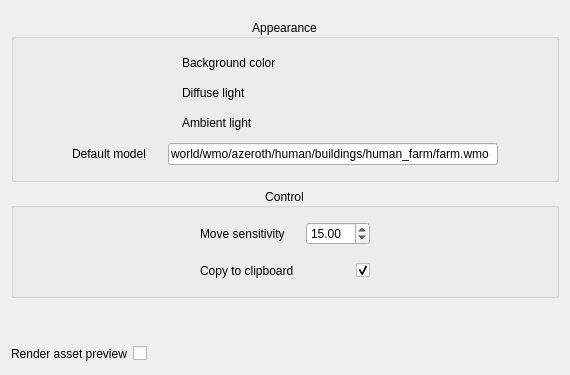
        <widget class="QWidget" name="tab_asset_browser">
         <attribute name="title">
          <string>Asset Browser</string>
         </attribute>
         <layout class="QVBoxLayout" name="verticalLayout_3">
          <item>
           <widget class="QWidget" name="widget_2" native="true">
            <layout class="QVBoxLayout" name="verticalLayout_4">
             <property name="leftMargin">
              <number>0</number>
             </property>
             <property name="topMargin">
              <number>8</number>
             </property>
             <property name="rightMargin">
              <number>0</number>
             </property>
             <property name="bottomMargin">
              <number>0</number>
             </property>
             <item>
              <widget class="QGroupBox" name="groupBox">
               <property name="title">
                <string>Appearance</string>
               </property>
               <property name="alignment">
                <set>Qt::AlignCenter</set>
               </property>
               <layout class="QVBoxLayout" name="verticalLayout_5">
                <property name="spacing">
                 <number>0</number>
                </property>
                <item>
                 <widget class="QWidget" name="widget_3" native="true">
                  <layout class="QHBoxLayout" name="horizontalLayout">
                   <property name="spacing">
                    <number>6</number>
                   </property>
                   <property name="leftMargin">
                    <number>9</number>
                   </property>
                   <property name="topMargin">
                    <number>5</number>
                   </property>
                   <property name="bottomMargin">
                    <number>5</number>
                   </property>
                   <item>
                    <spacer name="horizontalSpacer_12">
                     <property name="orientation">
                      <enum>Qt::Horizontal</enum>
                     </property>
                     <property name="sizeHint" stdset="0">
                      <size>
                       <width>40</width>
                       <height>20</height>
                      </size>
                     </property>
                    </spacer>
                   </item>
                   <item>
                    <widget class="QLabel" name="label">
                     <property name="sizePolicy">
                      <sizepolicy hsizetype="Maximum" vsizetype="Preferred">
                       <horstretch>0</horstretch>
                       <verstretch>0</verstretch>
                      </sizepolicy>
                     </property>
                     <property name="minimumSize">
                      <size>
                       <width>100</width>
                       <height>0</height>
                      </size>
                     </property>
                     <property name="text">
                      <string>Background color</string>
                     </property>
                    </widget>
                   </item>
                   <item>
                    <widget class="color_widgets::ColorSelector" name="assetBrowserBgCol" native="true">
                     <property name="minimumSize">
                      <size>
                       <width>100</width>
                       <height>0</height>
                      </size>
                     </property>
                     <property name="maximumSize">
                      <size>
                       <width>100</width>
                       <height>16777215</height>
                      </size>
                     </property>
                    </widget>
                   </item>
                   <item>
                    <spacer name="horizontalSpacer_20">
                     <property name="orientation">
                      <enum>Qt::Horizontal</enum>
                     </property>
                     <property name="sizeHint" stdset="0">
                      <size>
                       <width>40</width>
                       <height>20</height>
                      </size>
                     </property>
                    </spacer>
                   </item>
                  </layout>
                 </widget>
                </item>
                <item>
                 <widget class="QWidget" name="widget_9" native="true">
                  <layout class="QHBoxLayout" name="horizontalLayout_6">
                   <property name="spacing">
                    <number>6</number>
                   </property>
                   <property name="topMargin">
                    <number>5</number>
                   </property>
                   <property name="bottomMargin">
                    <number>5</number>
                   </property>
                   <item>
                    <spacer name="horizontalSpacer_11">
                     <property name="orientation">
                      <enum>Qt::Horizontal</enum>
                     </property>
                     <property name="sizeHint" stdset="0">
                      <size>
                       <width>40</width>
                       <height>20</height>
                      </size>
                     </property>
                    </spacer>
                   </item>
                   <item>
                    <widget class="QLabel" name="label_5">
                     <property name="sizePolicy">
                      <sizepolicy hsizetype="Maximum" vsizetype="Preferred">
                       <horstretch>0</horstretch>
                       <verstretch>0</verstretch>
                      </sizepolicy>
                     </property>
                     <property name="minimumSize">
                      <size>
                       <width>100</width>
                       <height>0</height>
                      </size>
                     </property>
                     <property name="text">
                      <string>Diffuse light</string>
                     </property>
                    </widget>
                   </item>
                   <item>
                    <widget class="color_widgets::ColorSelector" name="assetBrowserDiffuseLight" native="true">
                     <property name="minimumSize">
                      <size>
                       <width>100</width>
                       <height>0</height>
                      </size>
                     </property>
                     <property name="maximumSize">
                      <size>
                       <width>100</width>
                       <height>16777215</height>
                      </size>
                     </property>
                    </widget>
                   </item>
                   <item>
                    <spacer name="horizontalSpacer_21">
                     <property name="orientation">
                      <enum>Qt::Horizontal</enum>
                     </property>
                     <property name="sizeHint" stdset="0">
                      <size>
                       <width>40</width>
                       <height>20</height>
                      </size>
                     </property>
                    </spacer>
                   </item>
                  </layout>
                 </widget>
                </item>
                <item>
                 <widget class="QWidget" name="widget_11" native="true">
                  <layout class="QHBoxLayout" name="horizontalLayout_7">
                   <property name="topMargin">
                    <number>5</number>
                   </property>
                   <property name="bottomMargin">
                    <number>5</number>
                   </property>
                   <item>
                    <spacer name="horizontalSpacer_10">
                     <property name="orientation">
                      <enum>Qt::Horizontal</enum>
                     </property>
                     <property name="sizeHint" stdset="0">
                      <size>
                       <width>40</width>
                       <height>20</height>
                      </size>
                     </property>
                    </spacer>
                   </item>
                   <item>
                    <widget class="QLabel" name="label_6">
                     <property name="sizePolicy">
                      <sizepolicy hsizetype="Maximum" vsizetype="Preferred">
                       <horstretch>0</horstretch>
                       <verstretch>0</verstretch>
                      </sizepolicy>
                     </property>
                     <property name="minimumSize">
                      <size>
                       <width>100</width>
                       <height>0</height>
                      </size>
                     </property>
                     <property name="text">
                      <string>Ambient light</string>
                     </property>
                    </widget>
                   </item>
                   <item>
                    <widget class="color_widgets::ColorSelector" name="assetBrowserAmbientLight" native="true">
                     <property name="minimumSize">
                      <size>
                       <width>100</width>
                       <height>0</height>
                      </size>
                     </property>
                     <property name="maximumSize">
                      <size>
                       <width>100</width>
                       <height>16777215</height>
                      </size>
                     </property>
                     <property name="layoutDirection">
                      <enum>Qt::LeftToRight</enum>
                     </property>
                    </widget>
                   </item>
                   <item>
                    <spacer name="horizontalSpacer_22">
                     <property name="orientation">
                      <enum>Qt::Horizontal</enum>
                     </property>
                     <property name="sizeHint" stdset="0">
                      <size>
                       <width>40</width>
                       <height>20</height>
                      </size>
                     </property>
                    </spacer>
                   </item>
                  </layout>
                 </widget>
                </item>
                <item>
                 <widget class="QWidget" name="widget_4" native="true">
                  <layout class="QHBoxLayout" name="horizontalLayout_2">
                   <property name="spacing">
                    <number>6</number>
                   </property>
                   <property name="leftMargin">
                    <number>9</number>
                   </property>
                   <property name="topMargin">
                    <number>5</number>
                   </property>
                   <property name="bottomMargin">
                    <number>5</number>
                   </property>
                   <item>
                    <spacer name="horizontalSpacer_4">
                     <property name="orientation">
                      <enum>Qt::Horizontal</enum>
                     </property>
                     <property name="sizeHint" stdset="0">
                      <size>
                       <width>40</width>
                       <height>20</height>
                      </size>
                     </property>
                    </spacer>
                   </item>
                   <item>
                    <widget class="QLabel" name="label_2">
                     <property name="sizePolicy">
                      <sizepolicy hsizetype="Maximum" vsizetype="Preferred">
                       <horstretch>0</horstretch>
                       <verstretch>0</verstretch>
                      </sizepolicy>
                     </property>
                     <property name="minimumSize">
                      <size>
                       <width>90</width>
                       <height>0</height>
                      </size>
                     </property>
                     <property name="text">
                      <string>Default model</string>
                     </property>
                    </widget>
                   </item>
                   <item>
                    <widget class="QLineEdit" name="assetBrowserDefaultModel">
                     <property name="minimumSize">
                      <size>
                       <width>330</width>
                       <height>0</height>
                      </size>
                     </property>
                     <property name="maximumSize">
                      <size>
                       <width>16777215</width>
                       <height>16777215</height>
                      </size>
                     </property>
                     <property name="toolTip">
                      <string>&lt;html&gt;&lt;head/&gt;&lt;body&gt;&lt;p&gt;Default model to load on Asset Browser startup. Has to be a valid model, else an application crash may occur.&lt;/p&gt;&lt;/body&gt;&lt;/html&gt;</string>
                     </property>
                     <property name="text">
                      <string>world/wmo/azeroth/human/buildings/human_farm/farm.wmo</string>
                     </property>
                    </widget>
                   </item>
                   <item>
                    <spacer name="horizontalSpacer_9">
                     <property name="orientation">
                      <enum>Qt::Horizontal</enum>
                     </property>
                     <property name="sizeHint" stdset="0">
                      <size>
                       <width>40</width>
                       <height>20</height>
                      </size>
                     </property>
                    </spacer>
                   </item>
                  </layout>
                 </widget>
                </item>
               </layout>
              </widget>
             </item>
             <item>
              <widget class="QGroupBox" name="groupBox_3">
               <property name="title">
                <string>Control</string>
               </property>
               <property name="alignment">
                <set>Qt::AlignCenter</set>
               </property>
               <layout class="QVBoxLayout" name="verticalLayout_6">
                <item>
                 <widget class="QWidget" name="widget_8" native="true">
                  <layout class="QHBoxLayout" name="horizontalLayout_5">
                   <property name="leftMargin">
                    <number>9</number>
                   </property>
                   <property name="topMargin">
                    <number>5</number>
                   </property>
                   <property name="bottomMargin">
                    <number>5</number>
                   </property>
                   <item>
                    <spacer name="horizontalSpacer_14">
                     <property name="orientation">
                      <enum>Qt::Horizontal</enum>
                     </property>
                     <property name="sizeHint" stdset="0">
                      <size>
                       <width>40</width>
                       <height>20</height>
                      </size>
                     </property>
                    </spacer>
                   </item>
                   <item>
                    <widget class="QLabel" name="label_4">
                     <property name="sizePolicy">
                      <sizepolicy hsizetype="Maximum" vsizetype="Preferred">
                       <horstretch>0</horstretch>
                       <verstretch>0</verstretch>
                      </sizepolicy>
                     </property>
                     <property name="minimumSize">
                      <size>
                       <width>100</width>
                       <height>0</height>
                      </size>
                     </property>
                     <property name="text">
                      <string>Move sensitivity</string>
                     </property>
                    </widget>
                   </item>
                   <item>
                    <widget class="QDoubleSpinBox" name="assetBrowserMoveSensitivity">
                     <property name="minimumSize">
                      <size>
                       <width>64</width>
                       <height>0</height>
                      </size>
                     </property>
                     <property name="minimum">
                      <double>1.000000000000000</double>
                     </property>
                     <property name="maximum">
                      <double>30.000000000000000</double>
                     </property>
                     <property name="value">
                      <double>15.000000000000000</double>
                     </property>
                    </widget>
                   </item>
                   <item>
                    <spacer name="horizontalSpacer_6">
                     <property name="orientation">
                      <enum>Qt::Horizontal</enum>
                     </property>
                     <property name="sizeHint" stdset="0">
                      <size>
                       <width>40</width>
                       <height>20</height>
                      </size>
                     </property>
                    </spacer>
                   </item>
                  </layout>
                 </widget>
                </item>
                <item>
                 <widget class="QWidget" name="widget_6" native="true">
                  <layout class="QHBoxLayout" name="horizontalLayout_4">
                   <property name="leftMargin">
                    <number>9</number>
                   </property>
                   <property name="topMargin">
                    <number>5</number>
                   </property>
                   <property name="bottomMargin">
                    <number>5</number>
                   </property>
                   <item>
                    <spacer name="horizontalSpacer_15">
                     <property name="orientation">
                      <enum>Qt::Horizontal</enum>
                     </property>
                     <property name="sizeHint" stdset="0">
                      <size>
                       <width>40</width>
                       <height>20</height>
                      </size>
                     </property>
                    </spacer>
                   </item>
                   <item>
                    <widget class="QLabel" name="label_3">
                     <property name="sizePolicy">
                      <sizepolicy hsizetype="Maximum" vsizetype="Preferred">
                       <horstretch>0</horstretch>
                       <verstretch>0</verstretch>
                      </sizepolicy>
                     </property>
                     <property name="minimumSize">
                      <size>
                       <width>100</width>
                       <height>0</height>
                      </size>
                     </property>
                     <property name="text">
                      <string>Copy to clipboard</string>
                     </property>
                    </widget>
                   </item>
                   <item>
                    <widget class="QCheckBox" name="assetBrowserCopyToClipboard">
                     <property name="minimumSize">
                      <size>
                       <width>64</width>
                       <height>0</height>
                      </size>
                     </property>
                     <property name="toolTip">
                      <string>&lt;html&gt;&lt;head/&gt;&lt;body&gt;&lt;p&gt; Automatically copy selected model to clipboard&lt;/p&gt;&lt;/body&gt;&lt;/html&gt;</string>
                     </property>
                     <property name="layoutDirection">
                      <enum>Qt::RightToLeft</enum>
                     </property>
                     <property name="text">
                      <string/>
                     </property>
                     <property name="checked">
                      <bool>true</bool>
                     </property>
                    </widget>
                   </item>
                   <item>
                    <spacer name="horizontalSpacer_8">
                     <property name="orientation">
                      <enum>Qt::Horizontal</enum>
                     </property>
                     <property name="sizeHint" stdset="0">
                      <size>
                       <width>40</width>
                       <height>20</height>
                      </size>
                     </property>
                    </spacer>
                   </item>
                  </layout>
                 </widget>
                </item>
               </layout>
              </widget>
             </item>
            </layout>
           </widget>
          </item>
          <item>
           <spacer name="verticalSpacer">
            <property name="orientation">
             <enum>Qt::Vertical</enum>
            </property>
            <property name="sizeHint" stdset="0">
             <size>
              <width>20</width>
              <height>40</height>
             </size>
            </property>
           </spacer>
          </item>
          <item>
           <layout class="QHBoxLayout" name="horizontalLayout_8">
            <item>
             <widget class="QLabel" name="label_7">
              <property name="text">
               <string>Render asset preview</string>
              </property>
             </widget>
            </item>
            <item>
             <widget class="QCheckBox" name="assetBrowserRenderAssetPreview">
              <property name="text">
               <string/>
              </property>
             </widget>
            </item>
            <item>
             <spacer name="horizontalSpacer">
              <property name="orientation">
               <enum>Qt::Horizontal</enum>
              </property>
              <property name="sizeHint" stdset="0">
               <size>
                <width>40</width>
                <height>20</height>
               </size>
              </property>
             </spacer>
            </item>
           </layout>
          </item>
         </layout>
        </widget>
